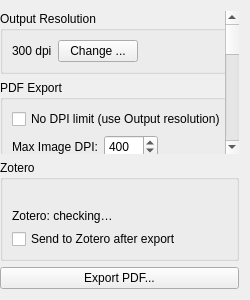
<?xml version="1.0" encoding="UTF-8"?>
<ui version="4.0">
 <class>ExportOptionsWidget</class>
 <widget class="QWidget" name="ExportOptionsWidget">
  <property name="geometry">
   <rect>
    <x>0</x>
    <y>0</y>
    <width>250</width>
    <height>300</height>
   </rect>
  </property>
  <property name="windowTitle">
   <string>Export</string>
  </property>
  <layout class="QVBoxLayout" name="verticalLayout">
   <property name="leftMargin">
    <number>0</number>
   </property>
   <item>
    <widget class="QScrollArea" name="settingsScrollArea">
     <property name="sizeAdjustPolicy">
      <enum>QAbstractScrollArea::AdjustIgnored</enum>
     </property>
     <property name="frameShape">
      <enum>QFrame::NoFrame</enum>
     </property>
     <property name="horizontalScrollBarPolicy">
      <enum>Qt::ScrollBarAlwaysOff</enum>
     </property>
     <property name="widgetResizable">
      <bool>true</bool>
     </property>
     <widget class="QWidget" name="settingsScrollContents">
      <layout class="QVBoxLayout" name="settingsScrollLayout">
       <property name="leftMargin">
        <number>0</number>
       </property>
       <property name="topMargin">
        <number>0</number>
       </property>
       <property name="rightMargin">
        <number>0</number>
       </property>
       <property name="bottomMargin">
        <number>0</number>
       </property>
       <item>
        <widget class="QGroupBox" name="outputResolutionGroup">
     <property name="title">
      <string>Output Resolution</string>
     </property>
     <layout class="QHBoxLayout" name="outputResLayout">
      <item>
       <widget class="QLabel" name="outputDpiLabel">
        <property name="text">
         <string>300 dpi</string>
        </property>
       </widget>
      </item>
      <item>
       <widget class="QPushButton" name="changeOutputDpiBtn">
        <property name="text">
         <string>Change ...</string>
        </property>
       </widget>
      </item>
      <item>
       <spacer name="outputDpiSpacer">
        <property name="orientation">
         <enum>Qt::Horizontal</enum>
        </property>
        <property name="sizeHint" stdset="0">
         <size><width>1</width><height>1</height></size>
        </property>
       </spacer>
      </item>
     </layout>
        </widget>
       </item>
       <item>
        <widget class="QGroupBox" name="pdfExportGroup">
     <property name="title">
      <string>PDF Export</string>
     </property>
     <layout class="QVBoxLayout" name="verticalLayout_2">
      <item>
       <widget class="QCheckBox" name="noDpiLimitCB">
        <property name="text">
         <string>No DPI limit (use Output resolution)</string>
        </property>
       </widget>
      </item>
      <item>
       <layout class="QHBoxLayout" name="maxDpiLayout">
        <item>
         <widget class="QLabel" name="maxDpiLabel">
          <property name="text">
           <string>Max Image DPI:</string>
          </property>
         </widget>
        </item>
        <item>
         <widget class="QSpinBox" name="maxDpiSpinBox">
          <property name="minimum">
           <number>72</number>
          </property>
          <property name="maximum">
           <number>1200</number>
          </property>
          <property name="value">
           <number>400</number>
          </property>
         </widget>
        </item>
        <item>
         <spacer name="maxDpiSpacer">
          <property name="orientation">
           <enum>Qt::Horizontal</enum>
          </property>
          <property name="sizeHint" stdset="0">
           <size>
            <width>40</width>
            <height>20</height>
           </size>
          </property>
         </spacer>
        </item>
       </layout>
      </item>
      <item>
       <widget class="QCheckBox" name="compressGrayscaleCB">
        <property name="text">
         <string>Compress grayscale (JPEG)</string>
        </property>
       </widget>
      </item>
      <item>
       <layout class="QHBoxLayout" name="qualityLayout">
        <item>
         <widget class="QLabel" name="qualityLabel">
          <property name="text">
           <string>JPEG Quality:</string>
          </property>
         </widget>
        </item>
        <item>
         <widget class="QComboBox" name="qualityCombo"/>
        </item>
        <item>
         <spacer name="qualitySpacer">
          <property name="orientation">
           <enum>Qt::Horizontal</enum>
          </property>
          <property name="sizeHint" stdset="0">
           <size>
            <width>40</width>
            <height>20</height>
           </size>
          </property>
         </spacer>
        </item>
       </layout>
      </item>
     </layout>
        </widget>
       </item>
       <item>
        <widget class="QGroupBox" name="metadataGroup">
     <property name="title">
      <string>Book Metadata</string>
     </property>
     <layout class="QVBoxLayout" name="metadataVLayout">
      <item>
       <layout class="QFormLayout" name="metadataFormLayout">
        <property name="fieldGrowthPolicy">
         <enum>QFormLayout::AllNonFixedFieldsGrow</enum>
        </property>
        <item row="0" column="0">
         <widget class="QLabel" name="titleFieldLabel">
          <property name="text">
           <string>Title:</string>
          </property>
         </widget>
        </item>
        <item row="0" column="1">
         <widget class="QLineEdit" name="titleLineEdit">
          <property name="sizePolicy">
           <sizepolicy hsizetype="Expanding" vsizetype="Fixed">
            <horstretch>0</horstretch>
            <verstretch>0</verstretch>
           </sizepolicy>
          </property>
          <property name="minimumSize">
           <size><width>24</width><height>0</height></size>
          </property>
         </widget>
        </item>
        <item row="1" column="0">
         <widget class="QLabel" name="authorsFieldLabel">
          <property name="text">
           <string>Author(s):</string>
          </property>
         </widget>
        </item>
        <item row="1" column="1">
         <widget class="QLineEdit" name="authorsLineEdit">
          <property name="sizePolicy">
           <sizepolicy hsizetype="Expanding" vsizetype="Fixed">
            <horstretch>0</horstretch><verstretch>0</verstretch>
           </sizepolicy>
          </property>
          <property name="minimumSize">
           <size><width>24</width><height>0</height></size>
          </property>
          <property name="placeholderText">
           <string>First Last; First Last</string>
          </property>
         </widget>
        </item>
        <item row="2" column="0">
         <widget class="QLabel" name="roleFieldLabel">
          <property name="text">
           <string>Role:</string>
          </property>
         </widget>
        </item>
        <item row="2" column="1">
         <widget class="QComboBox" name="roleCombo">
          <property name="sizePolicy">
           <sizepolicy hsizetype="Expanding" vsizetype="Fixed">
            <horstretch>0</horstretch><verstretch>0</verstretch>
           </sizepolicy>
          </property>
          <property name="minimumSize">
           <size><width>24</width><height>0</height></size>
          </property>
          <property name="toolTip">
           <string>Creator role applied to all authors when sending to Zotero</string>
          </property>
         </widget>
        </item>
        <item row="3" column="0">
         <widget class="QLabel" name="yearFieldLabel">
          <property name="text">
           <string>Year:</string>
          </property>
         </widget>
        </item>
        <item row="3" column="1">
         <widget class="QLineEdit" name="yearLineEdit">
          <property name="sizePolicy"><sizepolicy hsizetype="Expanding" vsizetype="Fixed"><horstretch>0</horstretch><verstretch>0</verstretch></sizepolicy></property>
          <property name="minimumSize"><size><width>24</width><height>0</height></size></property>
         </widget>
        </item>
        <item row="4" column="0">
         <widget class="QLabel" name="publisherFieldLabel">
          <property name="text">
           <string>Publisher:</string>
          </property>
         </widget>
        </item>
        <item row="4" column="1">
         <widget class="QLineEdit" name="publisherLineEdit">
          <property name="sizePolicy"><sizepolicy hsizetype="Expanding" vsizetype="Fixed"><horstretch>0</horstretch><verstretch>0</verstretch></sizepolicy></property>
          <property name="minimumSize"><size><width>24</width><height>0</height></size></property>
         </widget>
        </item>
        <item row="5" column="0">
         <widget class="QLabel" name="placeFieldLabel">
          <property name="text">
           <string>Place:</string>
          </property>
         </widget>
        </item>
        <item row="5" column="1">
         <widget class="QLineEdit" name="placeLineEdit">
          <property name="sizePolicy"><sizepolicy hsizetype="Expanding" vsizetype="Fixed"><horstretch>0</horstretch><verstretch>0</verstretch></sizepolicy></property>
          <property name="minimumSize"><size><width>24</width><height>0</height></size></property>
         </widget>
        </item>
        <item row="6" column="0">
         <widget class="QLabel" name="isbnFieldLabel">
          <property name="text">
           <string>ISBN:</string>
          </property>
         </widget>
        </item>
        <item row="6" column="1">
         <widget class="QLineEdit" name="isbnLineEdit">
          <property name="sizePolicy"><sizepolicy hsizetype="Expanding" vsizetype="Fixed"><horstretch>0</horstretch><verstretch>0</verstretch></sizepolicy></property>
          <property name="minimumSize"><size><width>24</width><height>0</height></size></property>
         </widget>
        </item>
        <item row="7" column="0">
         <widget class="QLabel" name="languageFieldLabel">
          <property name="text">
           <string>Language:</string>
          </property>
         </widget>
        </item>
        <item row="7" column="1">
         <widget class="QLineEdit" name="languageLineEdit">
          <property name="sizePolicy"><sizepolicy hsizetype="Expanding" vsizetype="Fixed"><horstretch>0</horstretch><verstretch>0</verstretch></sizepolicy></property>
          <property name="minimumSize"><size><width>24</width><height>0</height></size></property>
         </widget>
        </item>
       </layout>
      </item>
      <item>
       <widget class="QPushButton" name="guessMetadataBtn">
        <property name="toolTip">
         <string>Pre-fill empty fields from OCR of the first pages</string>
        </property>
        <property name="text">
         <string>Guess from scan</string>
        </property>
       </widget>
      </item>
      <item>
       <widget class="QPushButton" name="lookupIsbnBtn">
        <property name="toolTip">
         <string>Fetch canonical Title, Author(s), Year, Publisher, Place and Language from an online book database using the ISBN above</string>
        </property>
        <property name="text">
         <string>Look up ISBN</string>
        </property>
       </widget>
      </item>
      <item>
       <widget class="QCheckBox" name="recommendedNameCB">
        <property name="toolTip">
         <string>Default the save dialog's file name to &quot;Author - Title (Year).pdf&quot; built from the metadata above. This setting applies to all projects.</string>
        </property>
        <property name="text">
         <string>Suggest file name from metadata</string>
        </property>
       </widget>
      </item>
     </layout>
        </widget>
       </item>
       <item>
        <spacer name="settingsVerticalSpacer">
         <property name="orientation">
          <enum>Qt::Vertical</enum>
         </property>
         <property name="sizeHint" stdset="0">
          <size>
           <width>20</width>
           <height>20</height>
          </size>
         </property>
        </spacer>
       </item>
      </layout>
     </widget>
    </widget>
   </item>
   <item>
    <widget class="QFrame" name="exportFooter">
     <property name="frameShape">
      <enum>QFrame::NoFrame</enum>
     </property>
     <layout class="QVBoxLayout" name="exportFooterLayout">
      <property name="leftMargin">
       <number>0</number>
      </property>
      <property name="topMargin">
       <number>0</number>
      </property>
      <property name="rightMargin">
       <number>0</number>
      </property>
      <property name="bottomMargin">
       <number>0</number>
      </property>
      <item>
       <widget class="QGroupBox" name="zoteroGroup">
     <property name="title">
      <string>Zotero</string>
     </property>
     <layout class="QVBoxLayout" name="zoteroVLayout">
      <item>
       <widget class="QLabel" name="zoteroPluginWarningLabel">
        <property name="visible">
         <bool>false</bool>
        </property>
        <property name="styleSheet">
         <string notr="true">color: #d17a00;</string>
        </property>
        <property name="text">
         <string/>
        </property>
        <property name="wordWrap">
         <bool>true</bool>
        </property>
       </widget>
      </item>
      <item>
       <widget class="QLabel" name="zoteroStatusLabel">
        <property name="text">
         <string>Zotero: checking…</string>
        </property>
        <property name="wordWrap">
         <bool>true</bool>
        </property>
       </widget>
      </item>
      <item>
       <widget class="QCheckBox" name="sendToZoteroCB">
        <property name="text">
         <string>Send to Zotero after export</string>
        </property>
       </widget>
      </item>
     </layout>
       </widget>
      </item>
      <item>
       <widget class="QPushButton" name="exportToPdfBtn">
        <property name="text">
         <string>Export PDF...</string>
        </property>
        <property name="icon">
         <iconset theme="document-save-as"/>
        </property>
       </widget>
      </item>
     </layout>
    </widget>
   </item>
  </layout>
 </widget>
 <tabstops>
  <tabstop>titleLineEdit</tabstop>
  <tabstop>authorsLineEdit</tabstop>
  <tabstop>roleCombo</tabstop>
  <tabstop>yearLineEdit</tabstop>
  <tabstop>publisherLineEdit</tabstop>
  <tabstop>placeLineEdit</tabstop>
  <tabstop>isbnLineEdit</tabstop>
  <tabstop>languageLineEdit</tabstop>
  <tabstop>guessMetadataBtn</tabstop>
  <tabstop>lookupIsbnBtn</tabstop>
  <tabstop>recommendedNameCB</tabstop>
  <tabstop>sendToZoteroCB</tabstop>
 </tabstops>
 <resources/>
 <connections/>
</ui>
